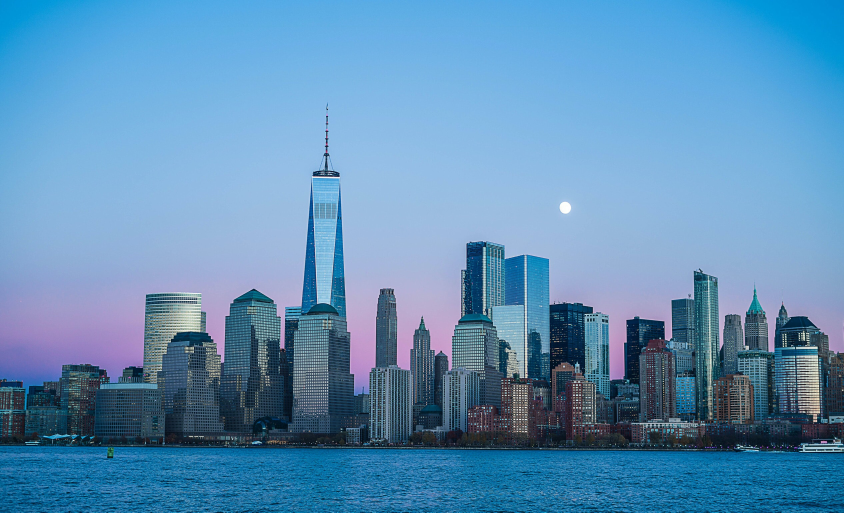
#> input picture Photos/city3.jpg, 2532 x 1537 px (shown at 1/3 size)
$ python Color_space.py
#> lines starting #> are read from the running program, lines starting #| are printed output that depends on the picture
import cv2 as cv
import numpy as np
from matplotlib import pyplot as plt

def FrameScaling(frame , scale=0.5):
#> called with scale = 0.2
    width = int(frame.shape[1]*scale)
#> width = 506
    height = int(frame.shape[0]*scale)
#> height = 307
    dimension = (width,height)
#> dimension = (506, 307)
    return cv.resize(frame,dimension,interpolation=cv.INTER_AREA)
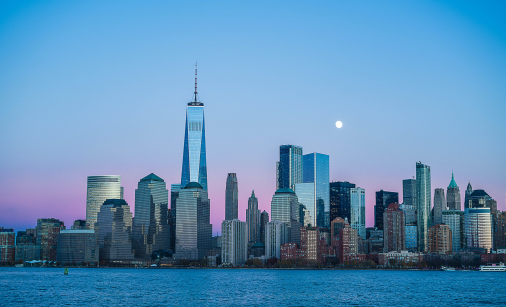
#> returned value: shape (307, 506, 3); mean of channels 0, 1, 2 182.2, 143.2, 94.1; drawn as B, G, R

#TOPIC :  Color Space
'''
OpenCv reads image in BRG format i.e.., Blue,Green and Red.
But outside of OpenCv , we use RGB format(Red ,Green and Blue format)
which is inverse of OPenCV format.
'''

# BGR Scale
img = FrameScaling(cv.imread('Photos/city3.jpg'),0.2)
cv.imshow("City" , img)

# here matplotlib's pyplot show this BGR image to RGB
# plt.imshow(img)
# plt.show()

# Gray Scale
gray = cv.cvtColor(img , cv.COLOR_BGR2GRAY)
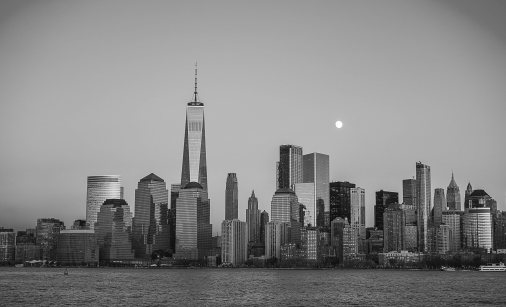
#> gray: shape (307, 506); min 12, max 254, mean 133
# cv.imshow("GrayScale",gray)

# BGR format -> HSV(Hue Saturation Value) format
hsv = cv.cvtColor(img , cv.COLOR_BGR2HSV)
#> hsv: shape (307, 506, 3); mean H, S, V 104.6, 128.8, 182.4
# cv.imshow('HSV',hsv)

# BGR -> LAB (L*a*b)
# it tuned into an image into how human preceive color.
lab = cv.cvtColor(img, cv.COLOR_BGR2LAB)
#> lab: shape (307, 506, 3); mean of channels 0, 1, 2 146.2, 124.1, 103.2
# cv.imshow('LAB2', lab)

# BGR -> RGB
rgb = cv.cvtColor(img ,cv.COLOR_BGR2RGB)
# cv.imshow("RGB",rgb)

# plt.imshow(rgb)
# plt.show()

# Converting to BGR
# HSV to BGR
hsv_bgr = cv.cvtColor(hsv,cv.COLOR_HSV2BGR)
# cv.imshow("HSV To BGR",hsv_bgr)

# LAB to BGR
lab_bgr = cv.cvtColor(lab , cv.COLOR_LAB2BGR)
cv.imshow('LAB TO BGR',lab_bgr)

'''
we cannot convert grayscale to HSV directly , we have to convert
them into BGR first then other grayscale or HSV.
'''


cv.waitKey(0)

$ run again, with Photos/city1.jpg copied over Photos/city3.jpg
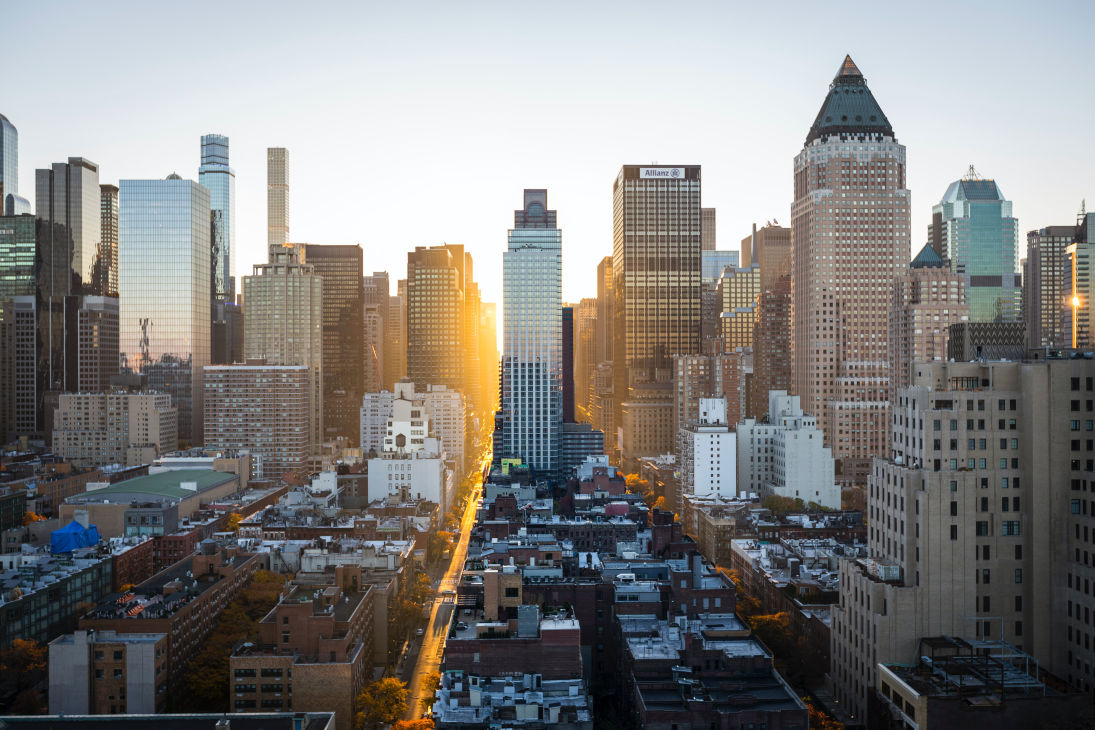
#> input picture Photos/city1.jpg, 5472 x 3648 px (shown at 1/5 size)
#> width = 1094
#> dimension = (1094, 729)
#> in FrameScaling, `return cv.resize(frame,dimension,interpolation=cv.INTER_AREA)`:
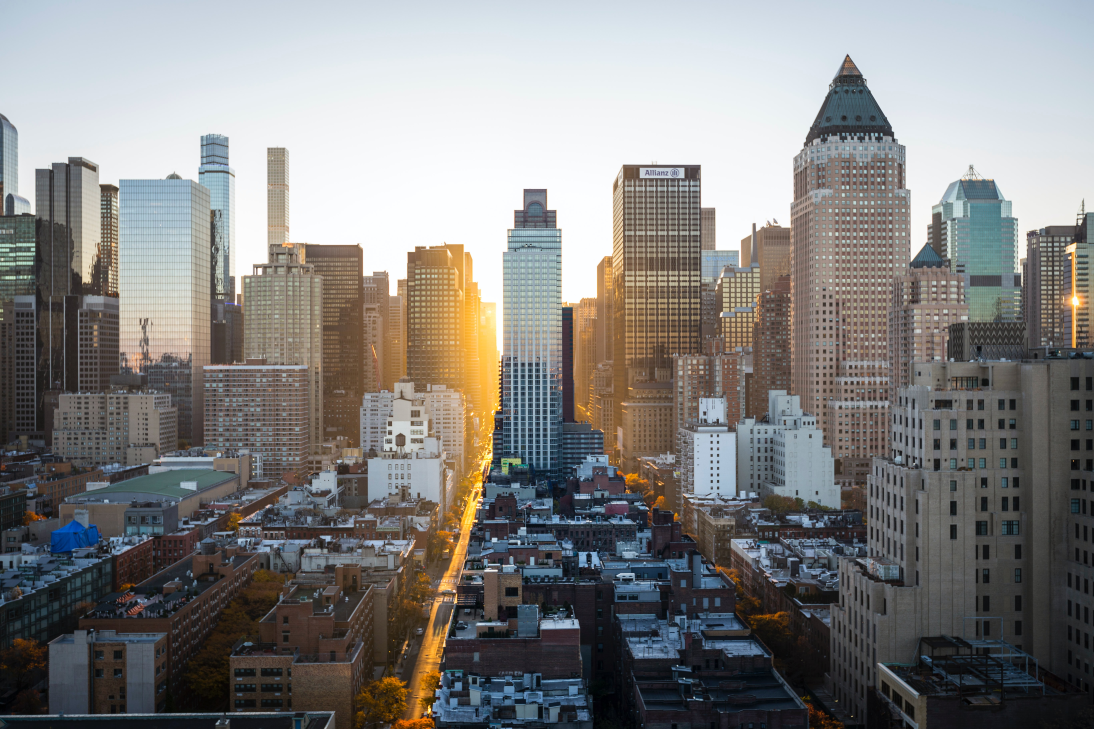
#> returned value: shape (729, 1094, 3); mean of channels 0, 1, 2 127.9, 129.4, 130.5; drawn as B, G, R
#> `gray = cv.cvtColor(img , cv.COLOR_BGR2GRAY)`:
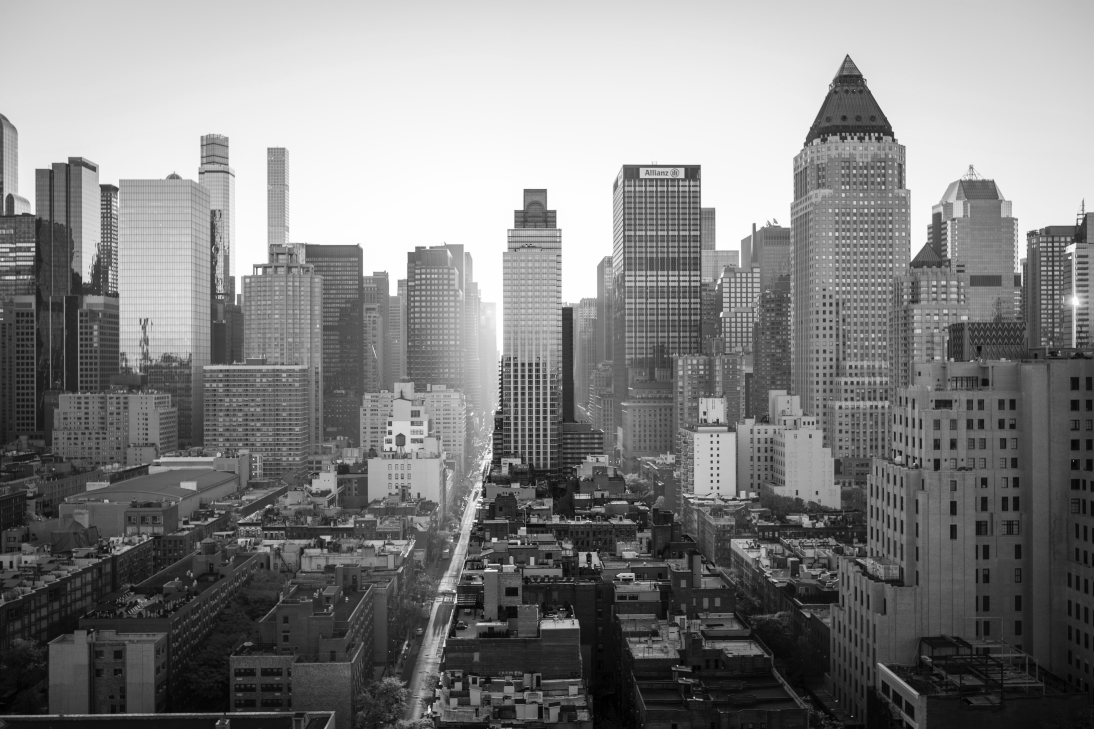
#> gray: shape (729, 1094); min 0, max 255, mean 129.6
#> hsv: shape (729, 1094, 3); mean H, S, V 72.4, 47.5, 139.6
#> lab: shape (729, 1094, 3); mean of channels 0, 1, 2 134.2, 128.9, 129.1

$ run again, with Photos/city2.jpg copied over Photos/city3.jpg
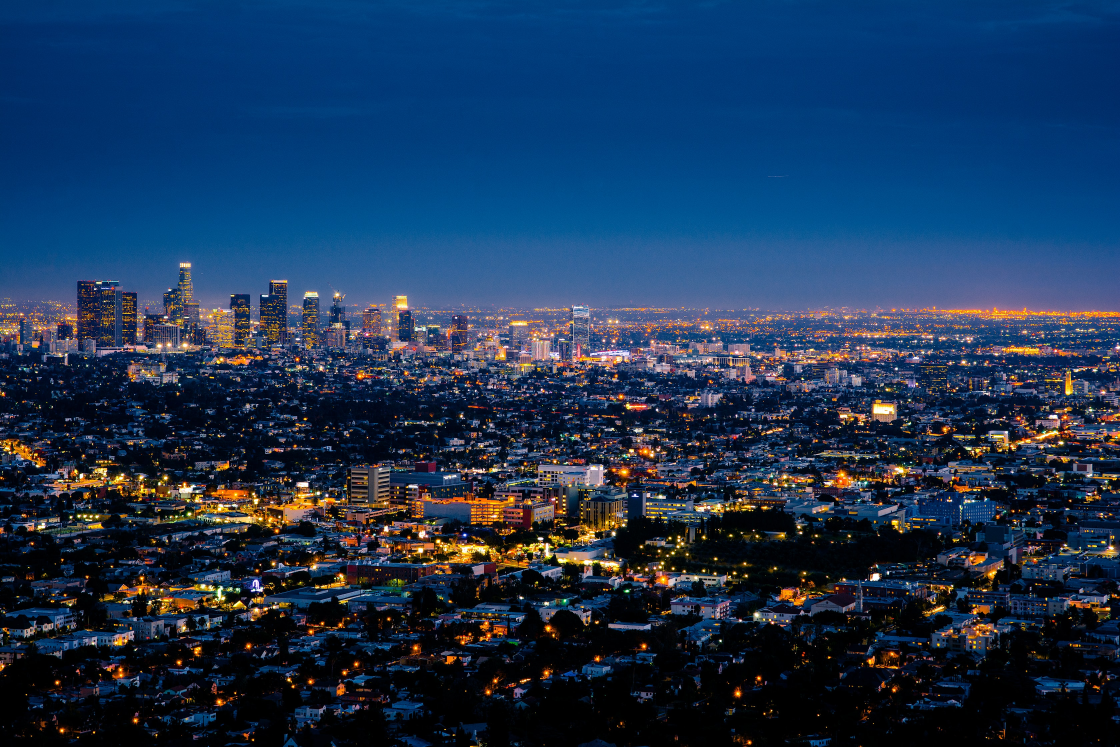
#> input picture Photos/city2.jpg, 3360 x 2240 px (shown at 1/3 size)
#> width = 672
#> dimension = (672, 448)
#> in FrameScaling, `return cv.resize(frame,dimension,interpolation=cv.INTER_AREA)`:
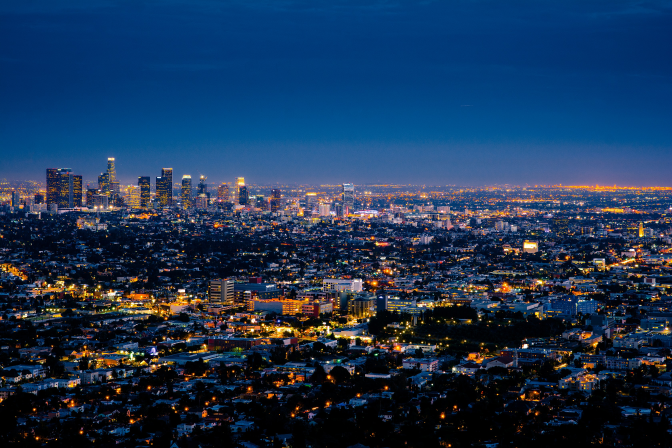
#> returned value: shape (448, 672, 3); mean of channels 0, 1, 2 83.3, 53.2, 28.8; drawn as B, G, R
#> `gray = cv.cvtColor(img , cv.COLOR_BGR2GRAY)`:
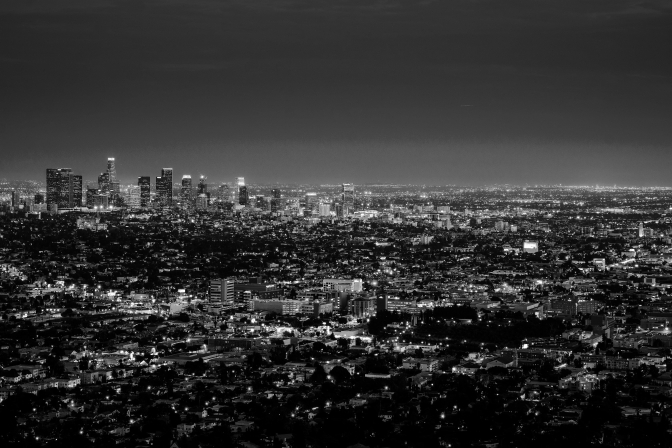
#> gray: shape (448, 672); min 0, max 254, mean 49.3
#> hsv: shape (448, 672, 3); mean H, S, V 97.4, 192.9, 90.8
#> lab: shape (448, 672, 3); mean of channels 0, 1, 2 57.6, 133.7, 108.9

$ run again, with Photos/Cat_moves.jpg copied over Photos/city3.jpg
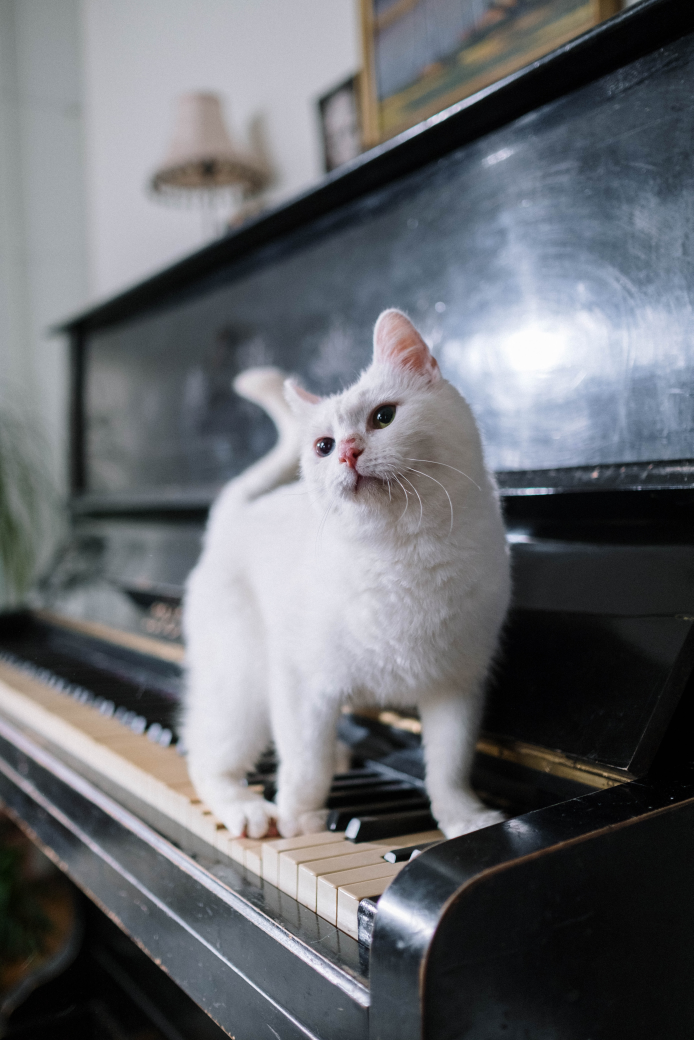
#> input picture Photos/Cat_moves.jpg, 4160 x 6240 px (shown at 1/6 size)
#> width = 832
#> dimension = (832, 1248)
#> `gray = cv.cvtColor(img , cv.COLOR_BGR2GRAY)`:
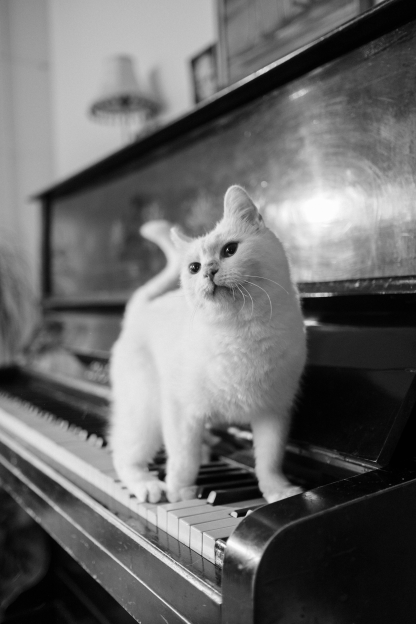
#> gray: shape (1248, 832) (shown at 1/2 size); min 0, max 253, mean 106.9
#> hsv: shape (1248, 832, 3); mean H, S, V 87.9, 34.2, 114.6
#> lab: shape (1248, 832, 3); mean of channels 0, 1, 2 111.5, 128.1, 125.2
